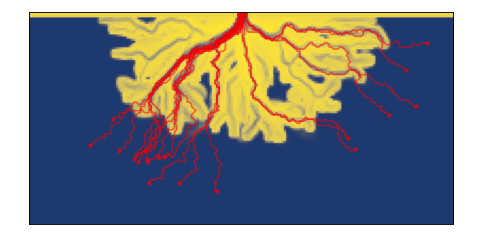

Recreate this plot in Python.
import warnings

import matplotlib
import matplotlib.pyplot as plt
import numpy as np

import pyDeltaRCM


# filter out the warning raised about no netcdf being found
warnings.filterwarnings("ignore", category=UserWarning)


n = 20
cm = matplotlib.cm.get_cmap('tab10')


# init delta model
with pyDeltaRCM.shared_tools._docs_temp_directory() as output_dir:

    delta = pyDeltaRCM.DeltaModel(
        out_dir=output_dir,
        resume_checkpoint='../../_resources/checkpoint')


_shp = delta.eta.shape


# manually call only the necessary paths
delta.init_water_iteration()
delta.run_water_iteration()


# define a function to fill in the walks of given idx
def _plot_idxs_walks_to_step(delta_inds, _step, _idxs, _ax):
    for i in range(len(_idxs)):
        iidx = _idxs[i]
        walk = delta_inds[iidx, :]
        walk = walk[:_step]
        pyDeltaRCM.debug_tools.plot_line(
            walk, shape=_shp, color='r', alpha=0.5,
            nozeros=True)
        yend, xend = pyDeltaRCM.shared_tools.custom_unravel(
            walk[-1], _shp)
        _ax.plot(xend, yend,
                 marker='o', ms=3, color='r', alpha=0.5)


# declare the idxs to use:
np.random.seed(0)  # make it reproducible
idxs = np.random.randint(low=0, high=delta._Np_water, size=n)
ps = 100

# set up axis
fig, ax = plt.subplots(figsize=(6, 3))
vmin, vmax = delta.eta.min(), delta.eta.max()

# fill in axis2
ax.imshow(
    delta.eta, vmin=vmin, vmax=vmax, cmap='cividis')
ax.set_xticks([])
ax.set_yticks([])
_plot_idxs_walks_to_step(
    delta.free_surf_walk_inds, _step=ps, _idxs=idxs, _ax=ax)

plt.tight_layout()
plt.show()
